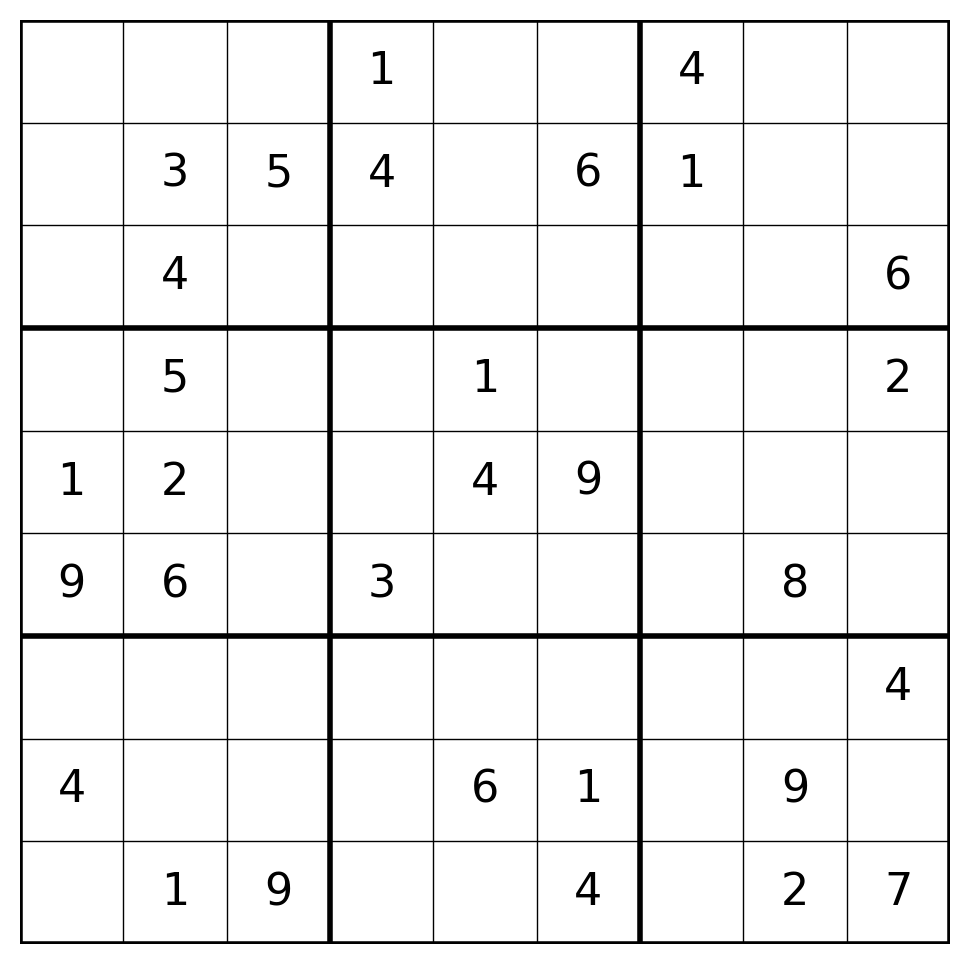
#> input picture dataset/fresh_unique_set_sudoku_2540.png, 969 x 964 px, found by its file name
$ python -i fully_conected.py   (imports and definitions only)
#> lines starting #> are read from the running program, lines starting #| are printed output that depends on the picture; after the words box and inside, x2 and y2 are one past the last pixel; in counts of white or black regions, pixels touching at a corner belong together
import torch
import torch.nn as nn
import cv2
import numpy as np
import os
import matplotlib.pyplot as plt
from sklearn.model_selection import train_test_split
from sklearn.metrics import precision_score, recall_score


# neural network structure
class SimpleNN(nn.Module):
    def __init__(self):
        super(SimpleNN, self).__init__()
        self.fc1 = nn.Linear(28 * 28, 128)
        self.fc2 = nn.Linear(128, 64)
        self.fc3 = nn.Linear(64, 10)

    # [6 lines left out: function forward, not called in this run]

def preprocess_and_extract_cells(image_path):
    """Preprocess the Sudoku image, extract the grid, and split it into cells."""
    image = cv2.imread(image_path, cv2.IMREAD_GRAYSCALE)
#> image is the input picture: shape (964, 969); min 0, max 255, mean 240.2
    _, binary = cv2.threshold(image, 128, 255, cv2.THRESH_BINARY_INV)
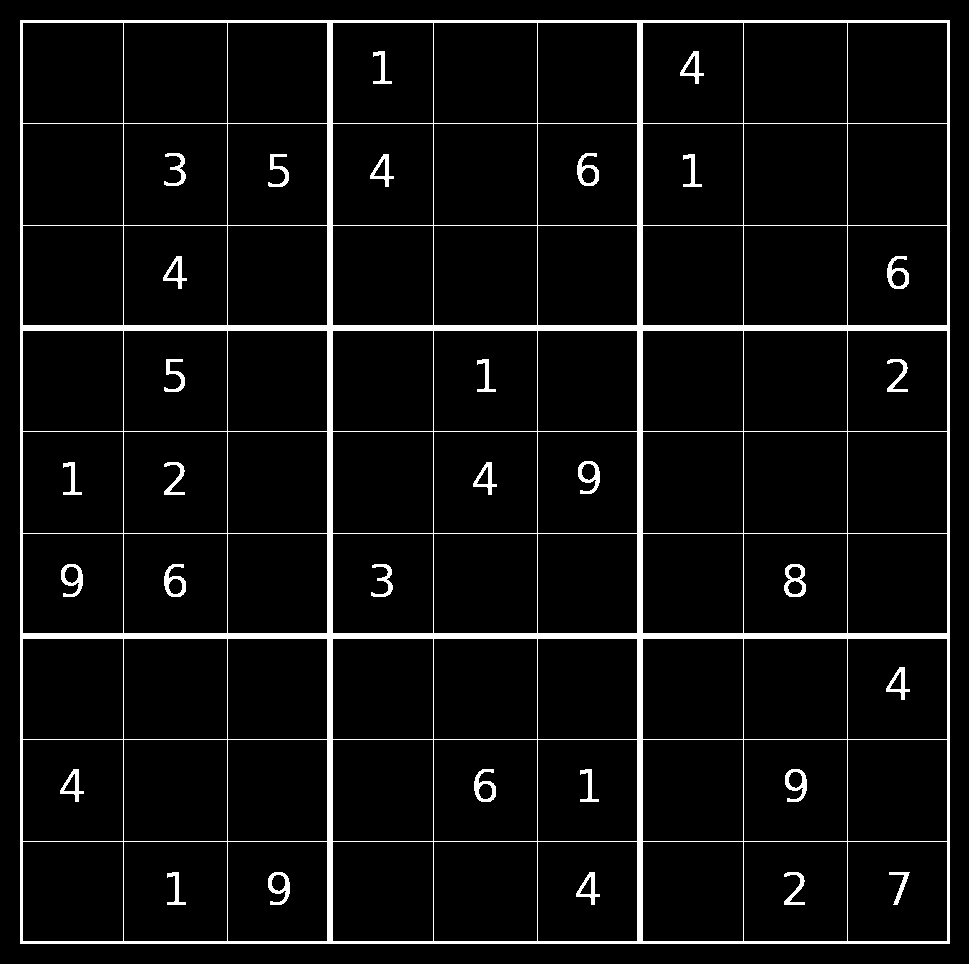
#> binary: shape (964, 969); 5.6% white; 31 white regions, largest, box (x1, y1, x2, y2) and area: (20, 20, 950, 944) 43920, (784, 564, 806, 597) 351, (578, 461, 600, 494) 328

    # Find contours and extract the largest one
    contours, _ = cv2.findContours(binary, cv2.RETR_EXTERNAL, cv2.CHAIN_APPROX_SIMPLE)
#> contours = [[[20, 20], [20, 943], [949, 943], [949, 20]]]
    if not contours:
        print(f"No contours found in {image_path}")
        return None

    largest_contour = max(contours, key=cv2.contourArea)
#> largest_contour = [[20, 20], [20, 943], [949, 943], [949, 20]]
    x, y, w, h = cv2.boundingRect(largest_contour)
#> x = 20; y = 20; w = 930; h = 924
    grid = binary[y:y + h, x:x + w]
#> grid: shape (924, 930); 6.1% white; 31 white regions, largest, box (x1, y1, x2, y2) and area: (0, 0, 930, 924) 43920, (764, 544, 786, 577) 351, (558, 441, 580, 474) 328
    grid = cv2.resize(grid, (450, 450))
#> grid: shape (450, 450)
    cells = []
    cell_size = 50
    for i in range(9):
        for j in range(9):
            cell = grid[i * cell_size:(i + 1) * cell_size, j * cell_size:(j + 1) * cell_size]
            cell = cv2.resize(cell, (28, 28))
            cell = torch.tensor(cell, dtype=torch.float32).unsqueeze(0) / 255.0
            cells.append(cell)
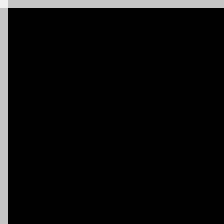
#> cell: shape (28, 28) (shown 8 times larger); min 0, max 241, mean 13.8
#> after the loop, cells = []
#> call 2 of preprocess_and_extract_cells, with image_path = 'dataset/fresh_set_sudoku_1619.png'
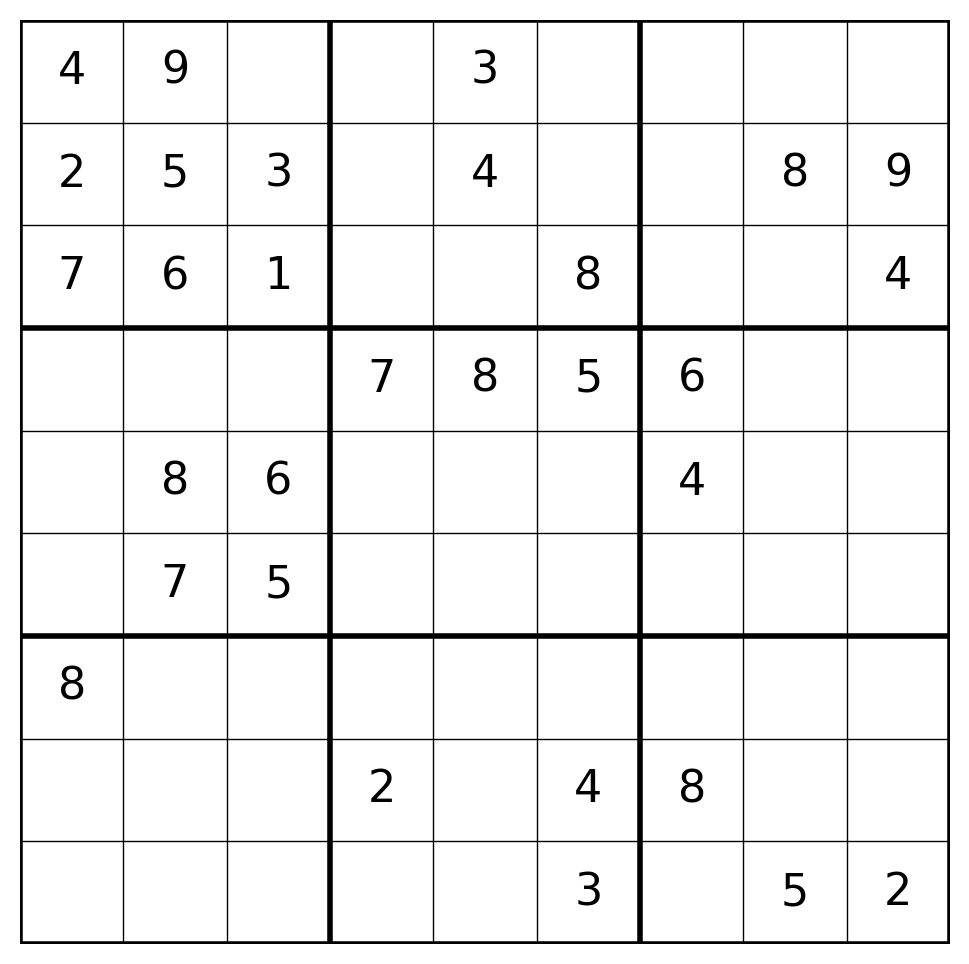
#> input picture dataset/fresh_set_sudoku_1619.png, 969 x 964 px
#> in preprocess_and_extract_cells, image is the input picture: shape (964, 969); min 0, max 255, mean 240.1
#> in preprocess_and_extract_cells (call 2), `_, binary = cv2.threshold(image, 128, 255, cv2.THRESH_BINARY_INV)`:
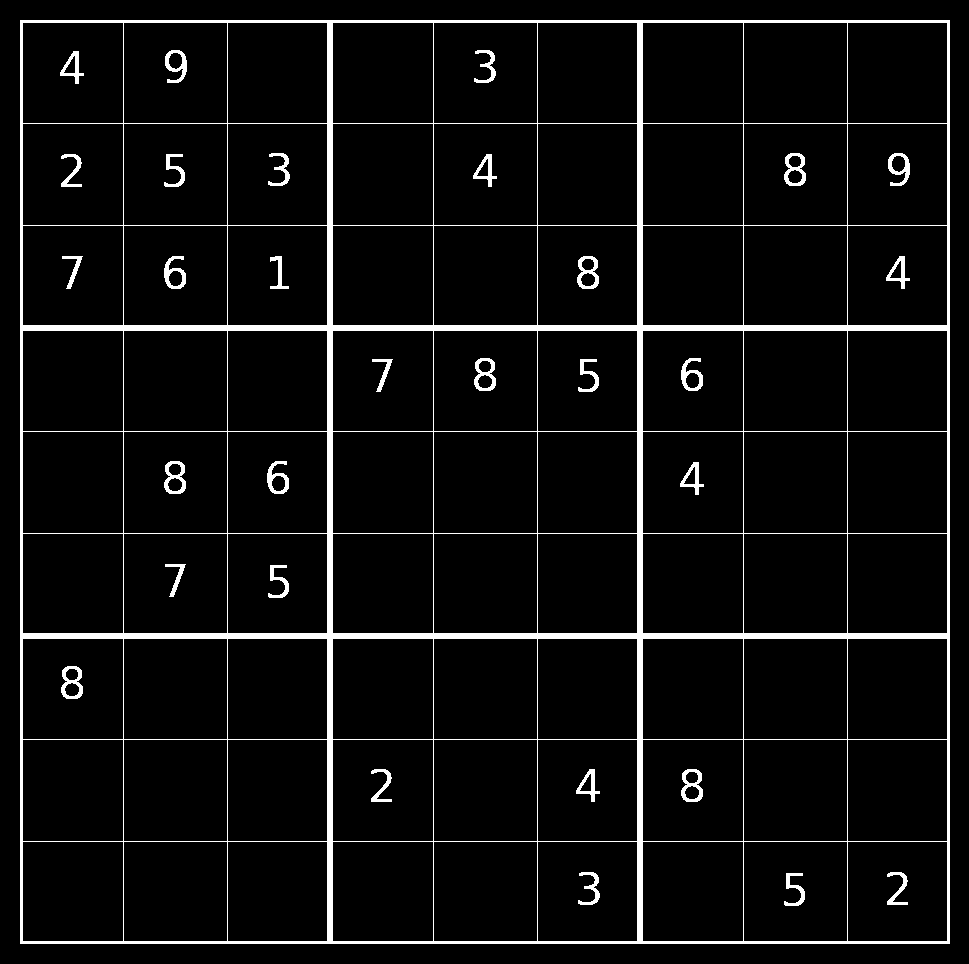
#> binary: shape (964, 969); 5.6% white; 31 white regions, largest, box (x1, y1, x2, y2) and area: (20, 20, 950, 944) 43920, (784, 153, 806, 186) 351, (577, 256, 599, 289) 351
#> in preprocess_and_extract_cells (call 2), `grid = binary[y:y + h, x:x + w]`:
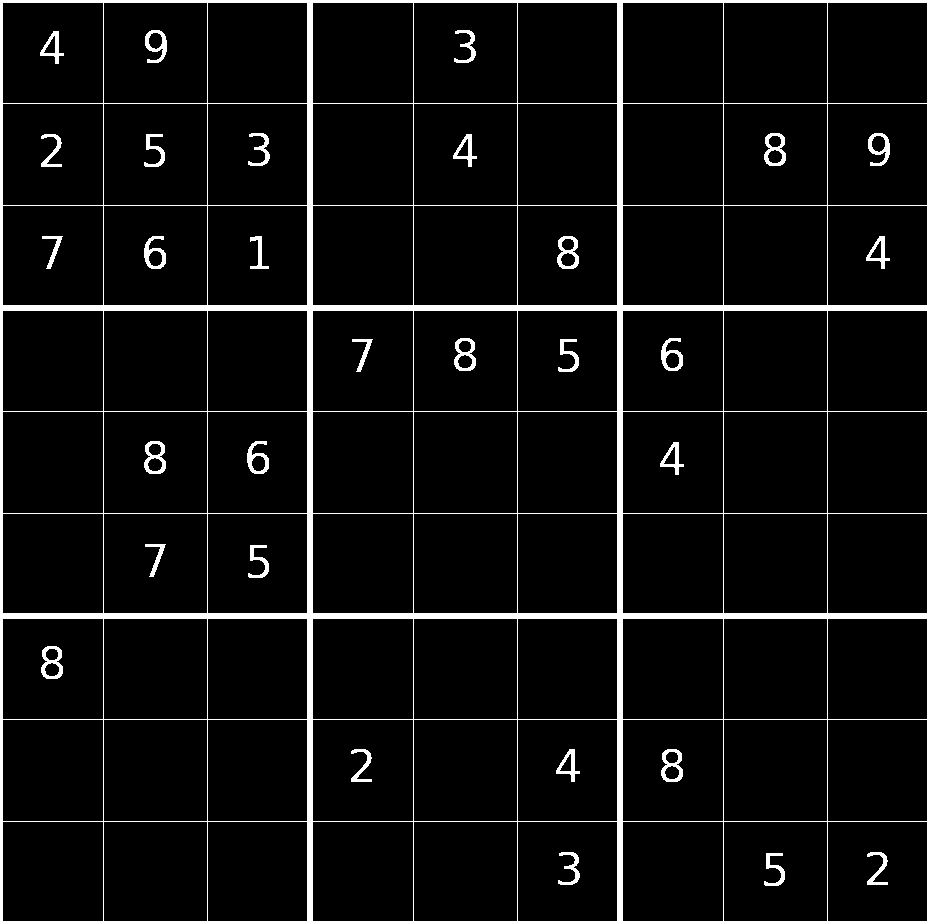
#> grid: shape (924, 930); 6.1% white; 31 white regions, largest, box (x1, y1, x2, y2) and area: (0, 0, 930, 924) 43920, (764, 133, 786, 166) 351, (557, 236, 579, 269) 351
#> in preprocess_and_extract_cells (call 2), `grid = cv2.resize(grid, (450, 450))`:
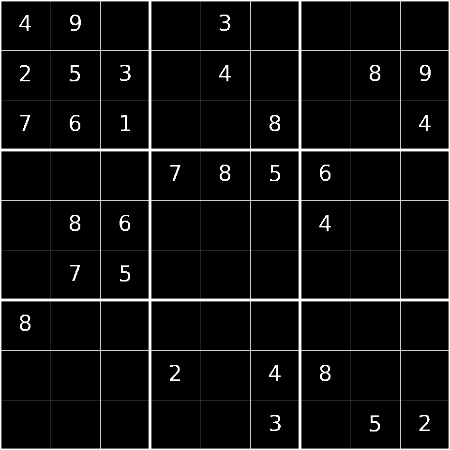
#> grid: shape (450, 450); min 0, max 255, mean 15.1
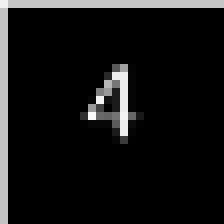
#> cell: shape (28, 28) (shown 8 times larger); min 0, max 250, mean 19.7

    return cells

# [18 lines left out: function recognize_and_print_numbers, not called in this run]


def load_sudoku_dat_files(dat_folder):
    """Load the dat files representing Sudoku grids."""
    dat_files = [f for f in os.listdir(dat_folder) if f.endswith('.dat')]
    sudoku_data = []
    for dat_file in dat_files:
        with open(os.path.join(dat_folder, dat_file), 'r') as file:
            grid = []
            for line in file:
                grid.extend([int(num) for num in line.split()])
            sudoku_data.append(grid)
    return sudoku_data

# Paths
sudoku_images_folder = "C:/Users/asaf0/OneDrive/sudoku_deepLearning/dataset"
dat_folder = "C:/Users/asaf0/OneDrive/sudoku_deepLearning/labels"

# Load the Sudoku grids (target output)
# [1 line that did not run here, left out]

# Extract the cells and corresponding labels (from Sudoku images)
image_files = [
    os.path.join(sudoku_images_folder, f)
    for f in os.listdir(sudoku_images_folder)
    if f.endswith(('.png', '.jpg', '.jpeg'))
]

# Initialize a list to store image cell data
image_cells = []
image_labels = []

# [4 lines not run here, left out]

# Split the data
# [1 line that did not run here, left out]

# Create PyTorch Datasets and DataLoaders
# [1 line that did not run here, left out]
# [1 line that did not run here, left out]

# [1 line that did not run here, left out]
# [1 line that did not run here, left out]

# Train the model
# [1 line that did not run here, left out]
# [1 line that did not run here, left out]
# [1 line that did not run here, left out]

# Training loop with accuracy, precision, and recall
num_epochs = 5
# [29 lines not run here, left out]
correct = 0
total = 0
all_preds = []
all_labels = []

# [10 lines not run here, left out]

# Calculation for test
# [1 line that did not run here, left out]
precision = precision_score(all_labels, all_preds, average='weighted', zero_division=0)
recall = recall_score(all_labels, all_preds, average='weighted', zero_division=0)

# [4 lines not run here, left out]

import random

# Recognize and print numbers from a random test image
# [28 lines not run here, left out]

# [52 lines left out: functions is_valid, solve_sudoku, display_solved_sudoku, not called in this run]

# Recognize the Sudoku numbers
test_image_path = image_files[random.randint(0, len(image_files) - 1)]
# [1 line that did not run here, left out]
recognized_grid = []

# [15 lines not run here, left out]

# Solve the Sudoku
solved_grid = [row[:] for row in recognized_grid]  # Make a copy of the recognized grid
# [9 lines not run here, left out]

#> (the run stopped early here; a loop or call above may not have finished)
